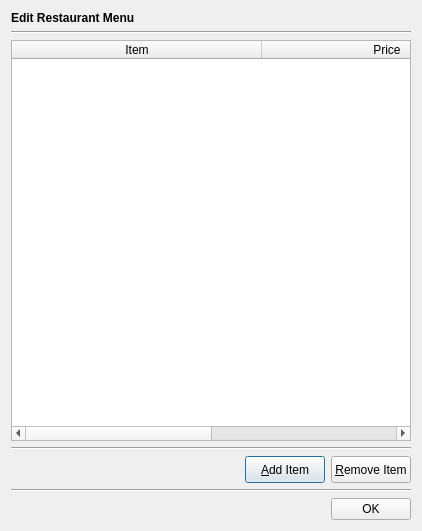
<?xml version="1.0" encoding="UTF-8"?>
<ui version="4.0">
 <class>editRestaurant</class>
 <widget class="QDialog" name="editRestaurant">
  <property name="geometry">
   <rect>
    <x>0</x>
    <y>0</y>
    <width>422</width>
    <height>531</height>
   </rect>
  </property>
  <property name="windowTitle">
   <string>Restaurant Manager</string>
  </property>
  <layout class="QGridLayout" name="gridLayout">
   <item row="0" column="0">
    <widget class="QLabel" name="label">
     <property name="text">
      <string>&lt;b&gt;Edit Restaurant Menu&lt;/b&gt;</string>
     </property>
    </widget>
   </item>
   <item row="1" column="0">
    <widget class="Line" name="line">
     <property name="orientation">
      <enum>Qt::Horizontal</enum>
     </property>
    </widget>
   </item>
   <item row="2" column="0">
    <widget class="QTableWidget" name="restTable">
     <property name="editTriggers">
      <set>QAbstractItemView::NoEditTriggers</set>
     </property>
     <property name="tabKeyNavigation">
      <bool>false</bool>
     </property>
     <property name="showDropIndicator" stdset="0">
      <bool>false</bool>
     </property>
     <property name="dragDropOverwriteMode">
      <bool>false</bool>
     </property>
     <property name="alternatingRowColors">
      <bool>true</bool>
     </property>
     <property name="sortingEnabled">
      <bool>true</bool>
     </property>
     <property name="wordWrap">
      <bool>true</bool>
     </property>
     <property name="cornerButtonEnabled">
      <bool>true</bool>
     </property>
     <attribute name="horizontalHeaderDefaultSectionSize">
      <number>250</number>
     </attribute>
     <attribute name="horizontalHeaderStretchLastSection">
      <bool>true</bool>
     </attribute>
     <column>
      <property name="text">
       <string>Item</string>
      </property>
     </column>
     <column>
      <property name="text">
       <string>Price</string>
      </property>
     </column>
    </widget>
   </item>
   <item row="3" column="0">
    <widget class="Line" name="line_3">
     <property name="orientation">
      <enum>Qt::Horizontal</enum>
     </property>
    </widget>
   </item>
   <item row="4" column="0">
    <layout class="QHBoxLayout" name="horizontalLayout">
     <item>
      <spacer name="horizontalSpacer">
       <property name="orientation">
        <enum>Qt::Horizontal</enum>
       </property>
       <property name="sizeHint" stdset="0">
        <size>
         <width>40</width>
         <height>20</height>
        </size>
       </property>
      </spacer>
     </item>
     <item>
      <widget class="QPushButton" name="addItem">
       <property name="minimumSize">
        <size>
         <width>0</width>
         <height>27</height>
        </size>
       </property>
       <property name="text">
        <string>&amp;Add Item</string>
       </property>
      </widget>
     </item>
     <item>
      <widget class="QPushButton" name="removeItem">
       <property name="minimumSize">
        <size>
         <width>0</width>
         <height>27</height>
        </size>
       </property>
       <property name="text">
        <string>&amp;Remove Item</string>
       </property>
      </widget>
     </item>
    </layout>
   </item>
   <item row="5" column="0">
    <widget class="Line" name="line_2">
     <property name="orientation">
      <enum>Qt::Horizontal</enum>
     </property>
    </widget>
   </item>
   <item row="6" column="0">
    <layout class="QHBoxLayout" name="horizontalLayout_2">
     <item>
      <spacer name="horizontalSpacer_2">
       <property name="orientation">
        <enum>Qt::Horizontal</enum>
       </property>
       <property name="sizeHint" stdset="0">
        <size>
         <width>40</width>
         <height>20</height>
        </size>
       </property>
      </spacer>
     </item>
     <item>
      <widget class="QPushButton" name="okButton">
       <property name="text">
        <string>OK</string>
       </property>
      </widget>
     </item>
    </layout>
   </item>
  </layout>
 </widget>
 <resources/>
 <connections/>
</ui>
